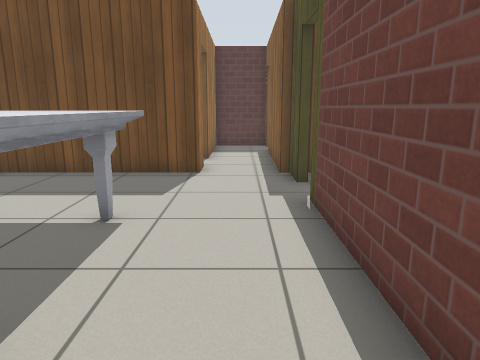
View 1 (above)

22 first-person views from a walk through a Gazebo world. The camera is 1 m above the floor, tilts 12° down and sees 70° across. The floor is counted in squares, 0.5 m on a side. Each view is taken from the middle of a square. On the plan, view 1 faces up. The plan holds only what a view shows up to about 18 squares ahead; the rest is blank. Robots are left out. Simple patterns stand in for the simulator's built-in surfaces.

View 2
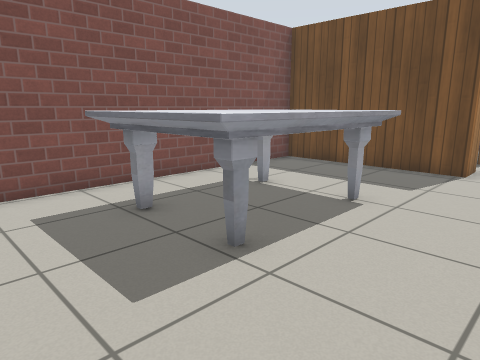

View 3
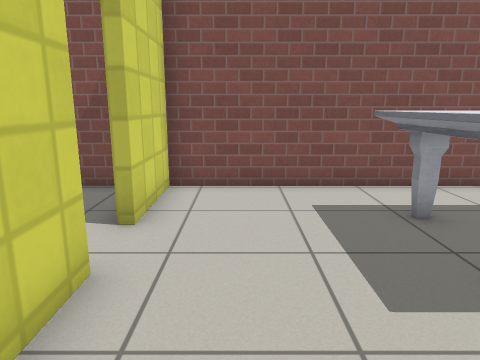

View 4
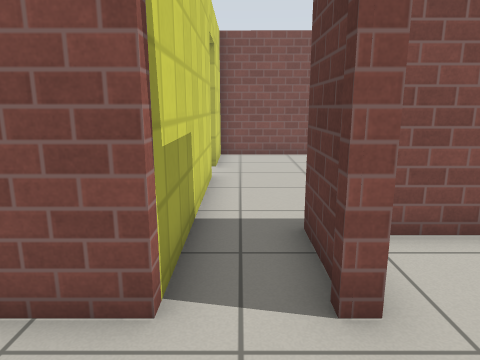

View 5
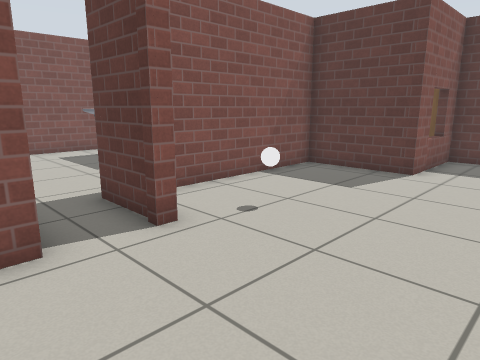

View 6
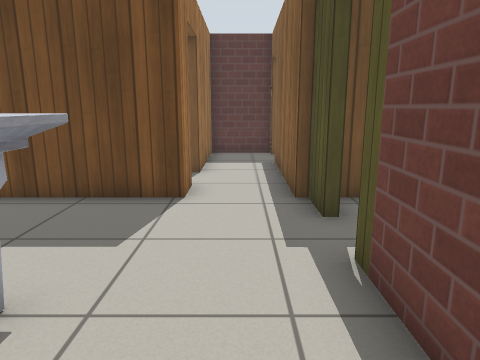

View 7
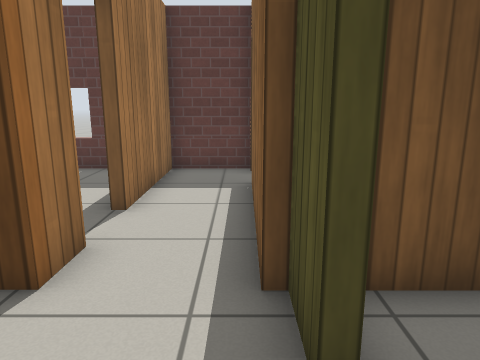

View 8
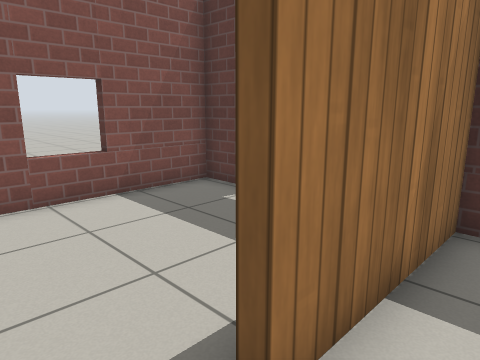

View 9
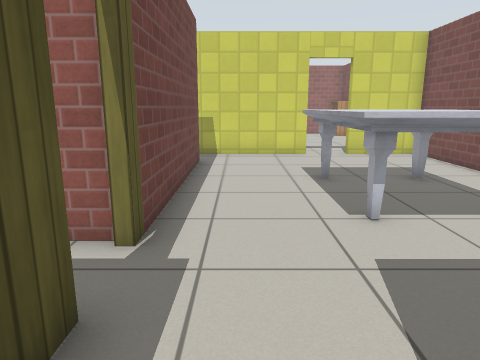

View 10
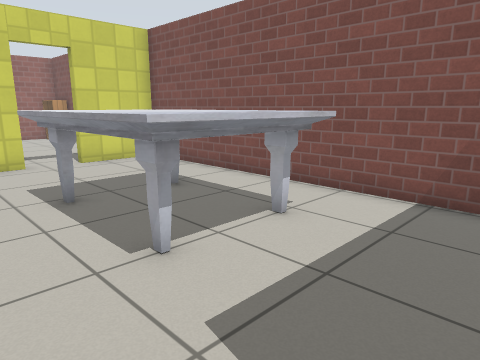

View 11
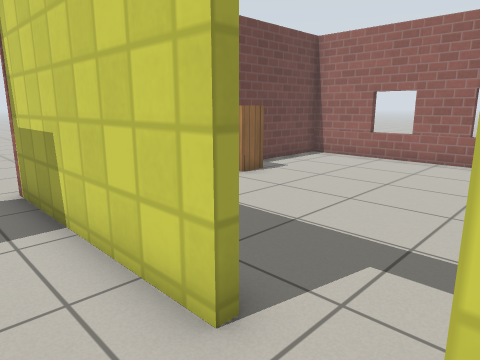

View 12
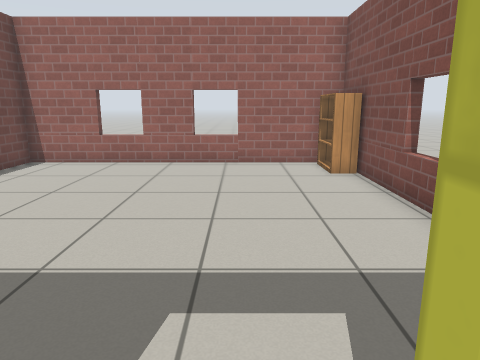

View 13
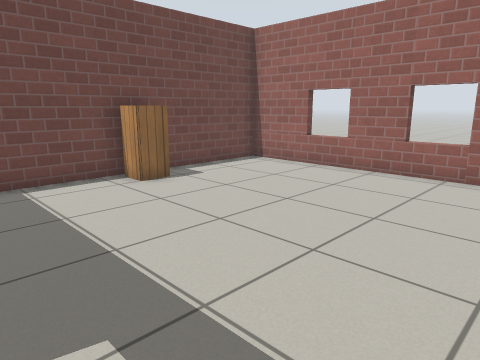

View 14
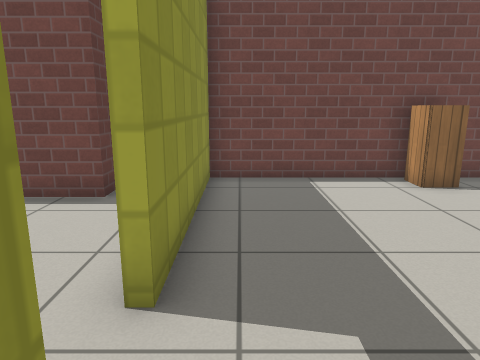

View 15
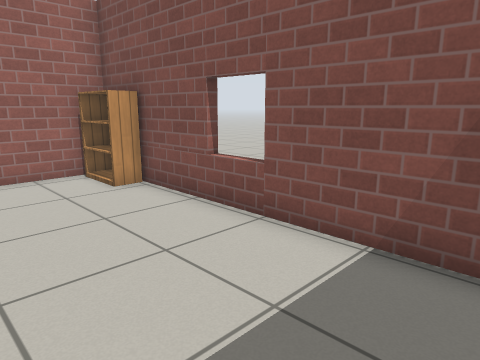

View 16
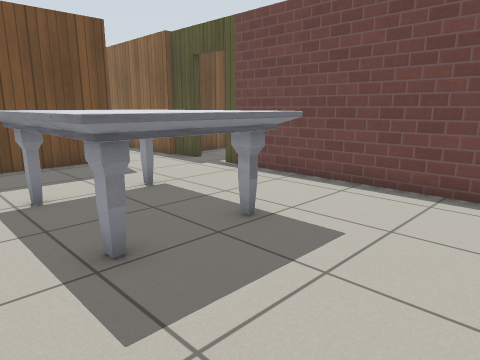

View 17
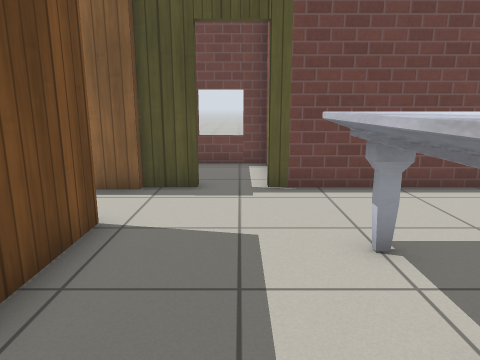

View 18
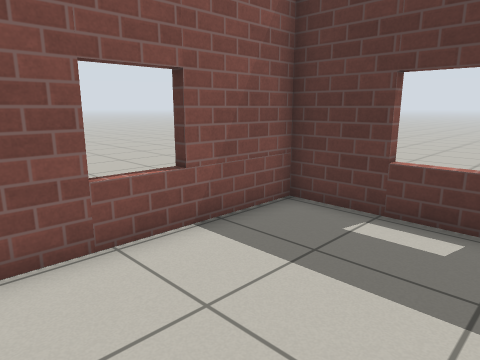

View 19
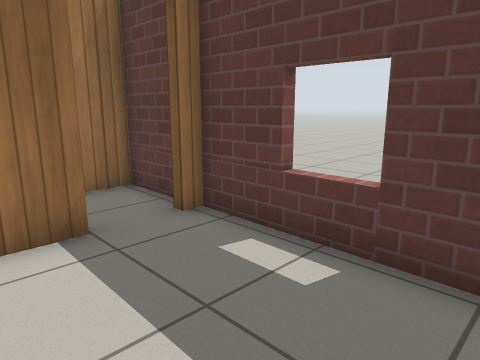

View 20
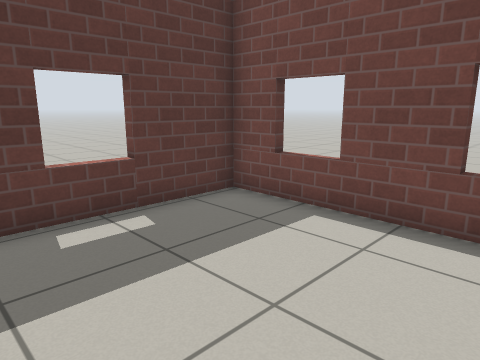

View 21
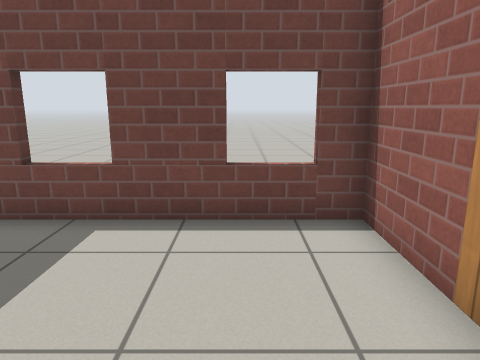

View 22
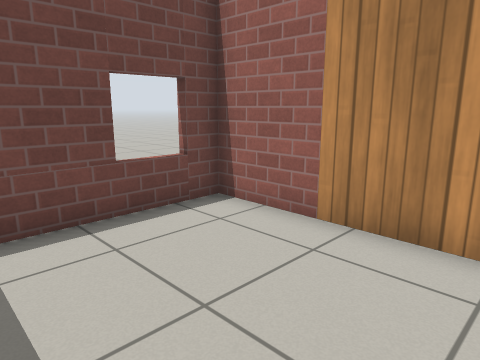

### Floor plan
Ten units are one square. View 1 is at (0, 0); x grows to the right and y downward. Boxes are objects, and circles mark ways between rooms. Rooms are numbered by the first view taken in them; rooms with no view inside come last. Other rooms are left out.
<svg viewBox="-82 -192 166 342">
<path fill="none" stroke="#000" d="M15 -90 15 -105 12 -105 13 -160M-13 -117 -13 -105 -76 -105 -77 28 -47 28M-29 28 40 28M40 9 15 9 15 -74M13 -183 -13 -183 -13 -135M40 5 40 9M40 28 40 44M65 -105 55 -105 55 -68 18 -68 18 -4M37 -187 37 -182M-77 41 -77 145 37 145 37 31 -29 31M-33 -184 -76 -184 -76 -126M28 -108 79 -108 79 -182 16 -183M16 -160 16 -147M16 -178 13 -178M50 -105 21 -105M52 -71 52 -95"/>
<rect x="-55" y="-75" width="40" height="60" fill="#bbb"><title>marble table</title></rect>
<rect x="35" y="-15" width="10" height="10" fill="#bbb"><title>white ball</title></rect>
<rect x="-75" y="125" width="10" height="20" fill="#bbb"><title>bookshelf</title></rect>
<rect x="25" y="85" width="10" height="10" fill="#bbb"><title>cabinet</title></rect>
<circle cx="40" cy="15" r="3" fill="#2a7"/>
<circle cx="-35" cy="30" r="3" fill="#2a7"/>
<circle cx="-15" cy="-125" r="3" fill="#2a7"/>
<circle cx="13" cy="-167" r="3" fill="#2a7"/>
<circle cx="20" cy="-85" r="3" fill="#2a7"/>
<text x="-30" y="-50">1</text>
<text x="60" y="-20">2</text>
<text x="-20" y="90">3</text>
<text x="-50" y="-150">4</text>
<text x="50" y="-140">5</text>
<text x="30" y="-90">6</text>
</svg>
Room 1 opens to room 2. Room 1 opens to room 3. Room 1 opens to room 4. Room 1 opens to room 5. Room 1 opens to room 6.

Where each view was taken, in squares from view 1:
view 1: 0 up, 0 right, facing up
view 2: 1 down, 1 right, facing up-left
view 3: 1 down, 1 right, facing left
view 4: 2 down, 7 right, facing left
view 5: 4 down, 9 right, facing up-left
view 6: 3 up, 0 right, facing up
view 7: 7 up, 1 right, facing up
view 8: 12 up, 0 right, facing up-left
view 9: 12 up, 0 right, facing down
view 10: 10 up, 0 right, facing down-left
view 11: 1 down, 5 left, facing down-right
view 12: 2 down, 4 left, facing down
view 13: 4 down, 6 left, facing down-right
view 14: 4 down, 6 left, facing right
view 15: 4 down, 3 left, facing down-left
view 16: 2 down, 7 left, facing up-right
view 17: 8 up, 7 left, facing right
view 18: 12 up, 3 left, facing up-left
view 19: 14 up, 7 right, facing up-left
view 20: 12 up, 2 right, facing up-right
view 21: 13 up, 2 right, facing right
view 22: 16 up, 2 right, facing down-right
